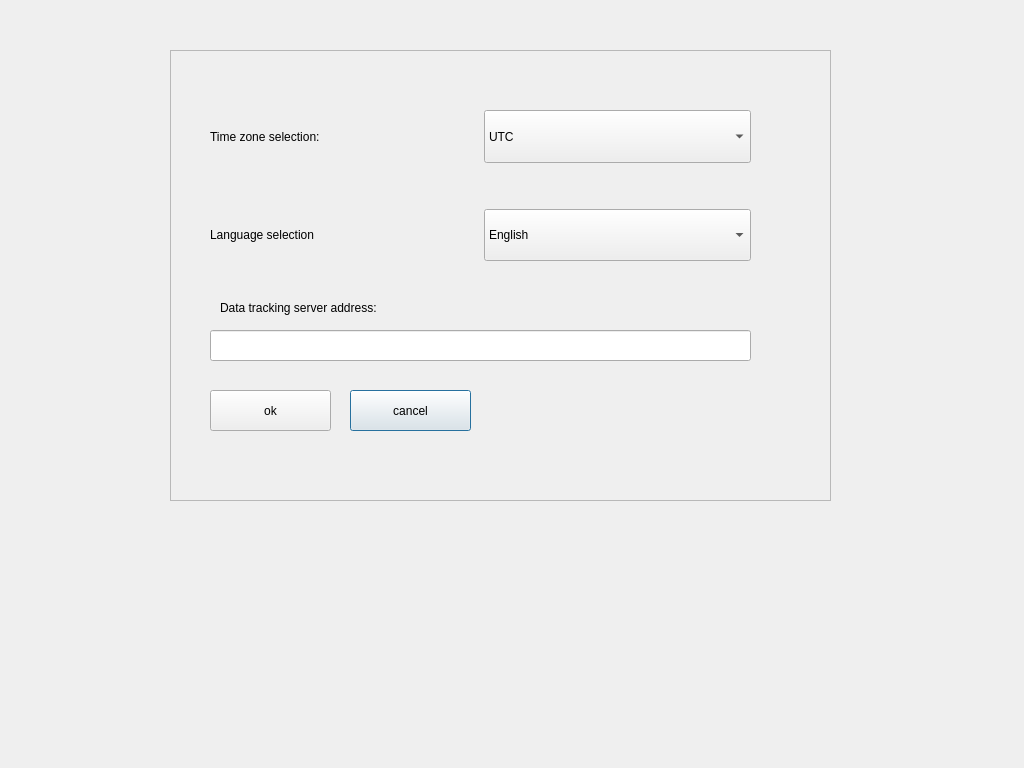
<?xml version="1.0" encoding="UTF-8"?>
<ui version="4.0">
 <class>Settings</class>
 <widget class="QDialog" name="Settings">
  <property name="geometry">
   <rect>
    <x>0</x>
    <y>0</y>
    <width>1024</width>
    <height>768</height>
   </rect>
  </property>
  <property name="windowTitle">
   <string>Dialog</string>
  </property>
  <widget class="QFrame" name="frame">
   <property name="geometry">
    <rect>
     <x>170</x>
     <y>50</y>
     <width>661</width>
     <height>451</height>
    </rect>
   </property>
   <property name="autoFillBackground">
    <bool>true</bool>
   </property>
   <property name="frameShape">
    <enum>QFrame::StyledPanel</enum>
   </property>
   <property name="frameShadow">
    <enum>QFrame::Raised</enum>
   </property>
   <widget class="QLabel" name="label_2">
    <property name="geometry">
     <rect>
      <x>50</x>
      <y>250</y>
      <width>211</width>
      <height>16</height>
     </rect>
    </property>
    <property name="text">
     <string>Data tracking server address:</string>
    </property>
   </widget>
   <widget class="QLineEdit" name="dataServerAddress">
    <property name="geometry">
     <rect>
      <x>40</x>
      <y>280</y>
      <width>541</width>
      <height>31</height>
     </rect>
    </property>
   </widget>
   <widget class="QPushButton" name="cancelButton">
    <property name="geometry">
     <rect>
      <x>180</x>
      <y>340</y>
      <width>121</width>
      <height>41</height>
     </rect>
    </property>
    <property name="text">
     <string>cancel</string>
    </property>
   </widget>
   <widget class="QPushButton" name="okButton">
    <property name="geometry">
     <rect>
      <x>40</x>
      <y>340</y>
      <width>121</width>
      <height>41</height>
     </rect>
    </property>
    <property name="text">
     <string>ok</string>
    </property>
   </widget>
   <widget class="QWidget" name="gridLayoutWidget">
    <property name="geometry">
     <rect>
      <x>40</x>
      <y>60</y>
      <width>541</width>
      <height>151</height>
     </rect>
    </property>
    <layout class="QGridLayout" name="gridLayout" rowstretch="3,0,3">
     <item row="2" column="0">
      <widget class="QLabel" name="languageSelectionLabel">
       <property name="text">
        <string>Language selection</string>
       </property>
      </widget>
     </item>
     <item row="0" column="0">
      <widget class="QLabel" name="timeZoneLabel">
       <property name="text">
        <string>Time zone selection:</string>
       </property>
      </widget>
     </item>
     <item row="1" column="1">
      <spacer name="verticalSpacer">
       <property name="orientation">
        <enum>Qt::Vertical</enum>
       </property>
       <property name="sizeHint" stdset="0">
        <size>
         <width>20</width>
         <height>40</height>
        </size>
       </property>
      </spacer>
     </item>
     <item row="2" column="1">
      <widget class="QComboBox" name="languageCombobox">
       <property name="sizePolicy">
        <sizepolicy hsizetype="Preferred" vsizetype="Minimum">
         <horstretch>0</horstretch>
         <verstretch>0</verstretch>
        </sizepolicy>
       </property>
       <item>
        <property name="text">
         <string>English</string>
        </property>
       </item>
       <item>
        <property name="text">
         <string>Hungarian</string>
        </property>
       </item>
       <item>
        <property name="text">
         <string>Slovak</string>
        </property>
       </item>
      </widget>
     </item>
     <item row="0" column="1">
      <widget class="QComboBox" name="timeZoneCombobox">
       <property name="sizePolicy">
        <sizepolicy hsizetype="Preferred" vsizetype="Minimum">
         <horstretch>0</horstretch>
         <verstretch>0</verstretch>
        </sizepolicy>
       </property>
       <item>
        <property name="text">
         <string>UTC</string>
        </property>
       </item>
       <item>
        <property name="text">
         <string>Europe/Budapest</string>
        </property>
       </item>
       <item>
        <property name="text">
         <string>Europe/Bratislava</string>
        </property>
       </item>
       <item>
        <property name="text">
         <string>Europe/London</string>
        </property>
       </item>
      </widget>
     </item>
    </layout>
   </widget>
  </widget>
 </widget>
 <resources/>
 <connections/>
</ui>
